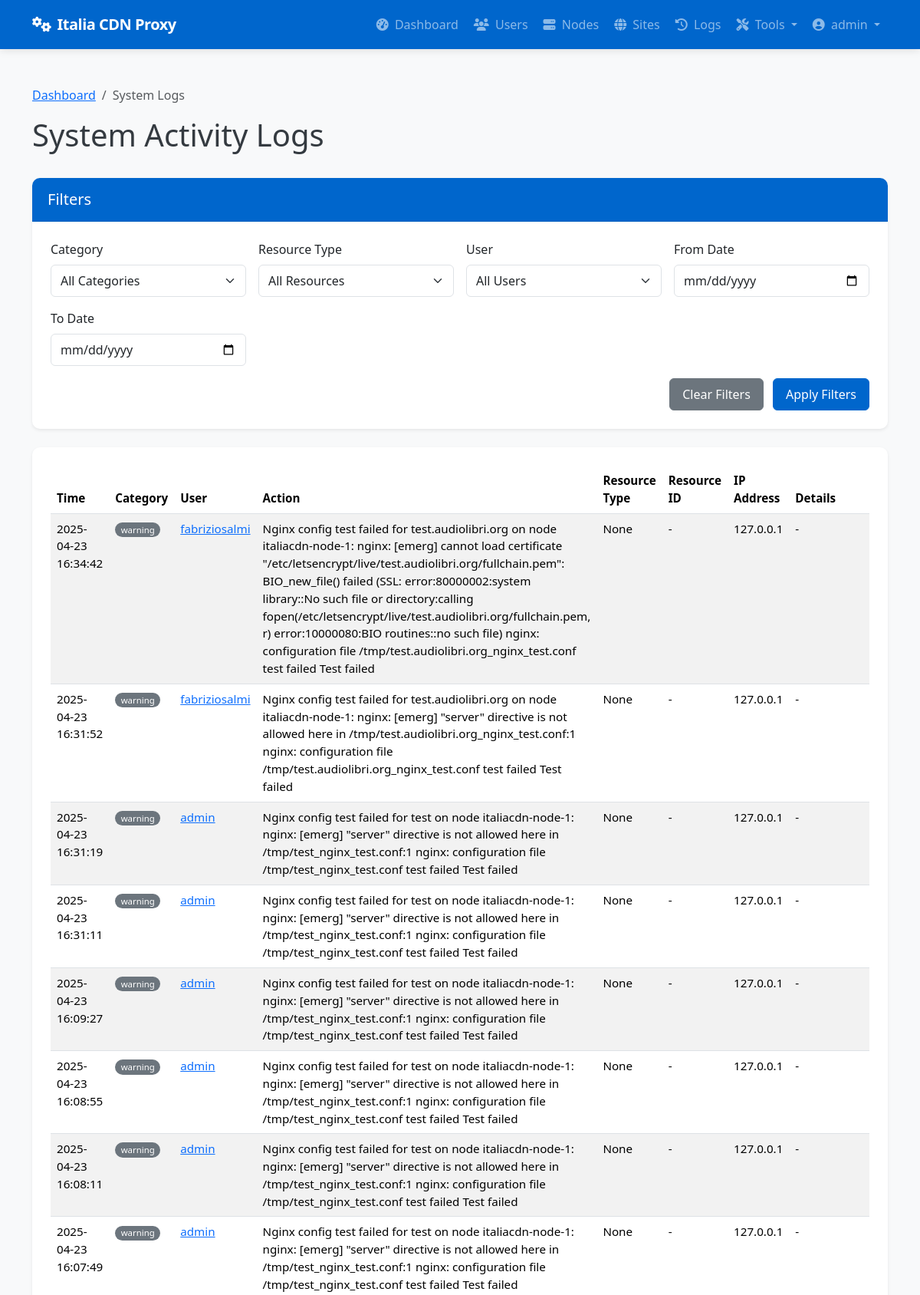
The page /admin/system/logs (signed in, upper part) on the database its author committed.
### app/models/models.py (models this page shows, shortened)
class User(db.Model):
    __tablename__ = 'users'
    id = db.Column(db.Integer, primary_key=True)
    username = db.Column(db.String(64), unique=True, index=True, nullable=False)
    email = db.Column(db.String(120), unique=True, index=True, nullable=False)
    password_hash = db.Column(db.String(128), nullable=False)
    role = db.Column(db.String(20), nullable=False, default='client')  # 'admin' or 'client'
    is_active = db.Column(db.Boolean, default=True)
    created_at = db.Column(db.DateTime, default=datetime.utcnow)
    last_login = db.Column(db.DateTime, nullable=True)
    sites = db.relationship('Site', backref='owner', lazy='dynamic')
    def is_admin(self):
        return self.role == 'admin'

class SystemLog(db.Model):
    __tablename__ = 'system_logs'
    id = db.Column(db.Integer, primary_key=True)
    user_id = db.Column(db.Integer, db.ForeignKey('users.id'), nullable=True)  # Null for system events
    category = db.Column(db.String(32), nullable=False)  # auth, admin, system, security, etc.
    action = db.Column(db.String(64), nullable=False)    # login, logout, create, delete, etc.
    resource_type = db.Column(db.String(32), nullable=True)  # user, node, site, etc.
    resource_id = db.Column(db.Integer, nullable=True)       # ID of the affected resource
    details = db.Column(db.Text, nullable=True)              # Additional details
    ip_address = db.Column(db.String(45), nullable=True)     # IP address of user/system
    created_at = db.Column(db.DateTime, default=datetime.utcnow)
    user = db.relationship('User', backref=db.backref('system_logs', lazy='dynamic'))

### app/controllers/admin.py (the view, shortened to what this page needs)
@admin.route('/system/logs')
@login_required
@admin_required
def system_logs():
    category = request.args.get('category')
    user_id = request.args.get('user_id')
    resource_type = request.args.get('resource_type')
    from_date = request.args.get('from_date')
    to_date = request.args.get('to_date')
    from app.models.models import SystemLog
    query = SystemLog.query
    if category:
        query = query.filter(SystemLog.category == category)
    if user_id:
        query = query.filter(SystemLog.user_id == user_id)
    if resource_type:
        query = query.filter(SystemLog.resource_type == resource_type)
    if from_date:
        try:
            from_datetime = datetime.strptime(from_date, '%Y-%m-%d')
            query = query.filter(SystemLog.created_at >= from_datetime)
        except ValueError:
            pass
    categories = db.session.query(SystemLog.category).distinct().all()
    resource_types = db.session.query(SystemLog.resource_type).distinct().all()
    users = User.query.all()
    page = request.args.get('page', 1, type=int)
    logs = query.order_by(SystemLog.created_at.desc()).paginate(page=page, per_page=50)
    return render_template('admin/system_logs.html',
                          logs=logs,
                          categories=[c[0] for c in categories if c[0]],
                          resource_types=[r[0] for r in resource_types if r[0]],
                          users=users,
                          filters={
                              'category': category,
                              'user_id': user_id,
                              'resource_type': resource_type,
                              'from_date': from_date,
                              'to_date': to_date
                          })

### app/models/__init__.py (called while the page is built)
@login_manager.user_loader
def load_user(user_id):
    return User.query.get(int(user_id))

### app/services/access_control.py (called while the page is built)
def admin_required(f):
    @wraps(f)
    def decorated_function(*args, **kwargs):
        if not current_user.is_admin():
            flash('You need admin privileges to access this page.', 'error')
            return abort(403)
        return f(*args, **kwargs)
    return decorated_function

### app/templates/admin/system_logs.html (shortened to what this page needs)
{% extends 'base.html' %}
{% block content %}
<div class="container py-4">
    <nav aria-label="breadcrumb">
        <ol class="breadcrumb">
            <li class="breadcrumb-item"><a href="{{ url_for('admin.dashboard') }}">Dashboard</a></li>
            <li class="breadcrumb-item active" aria-current="page">System Logs</li>
        </ol>
    </nav>
    <div class="d-flex justify-content-between align-items-center mb-4">
        <h1>System Activity Logs</h1>
    </div>
    <div class="card shadow-sm mb-4">
        <div class="card-header bg-primary text-white">
            <h5 class="card-title mb-0">Filters</h5>
        </div>
        <div class="card-body">
            <form method="GET" action="{{ url_for('admin.system_logs') }}" class="row g-3">
                <div class="col-md-3">
                    <label for="category" class="form-label">Category</label>
                    <select class="form-select" id="category" name="category">
                        <option value="">All Categories</option>
                    </select>
                </div>
                <div class="col-md-3">
                    <label for="resource_type" class="form-label">Resource Type</label>
                    <select class="form-select" id="resource_type" name="resource_type">
                        <option value="">All Resources</option>
                    </select>
                </div>
                <div class="col-md-3">
                    <label for="user_id" class="form-label">User</label>
                    <select class="form-select" id="user_id" name="user_id">
                        <option value="">All Users</option>
                    </select>
                </div>
                <div class="col-md-3">
                    <label for="from_date" class="form-label">From Date</label>
                    <input type="date" class="form-control" id="from_date" name="from_date" value="{{ filters.from_date }}">
                </div>
                <div class="col-md-3">
                    <label for="to_date" class="form-label">To Date</label>
                    <input type="date" class="form-control" id="to_date" name="to_date" value="{{ filters.to_date }}">
                </div>
                <div class="col-md-12 text-end">
                    <a href="{{ url_for('admin.system_logs') }}" class="btn btn-secondary me-2">Clear Filters</a>
                    <button type="submit" class="btn btn-primary">Apply Filters</button>
                </div>
            </form>
        </div>
    </div>
    <div class="card shadow-sm">
        <div class="card-body">
            {% if logs.items %}
                <div class="table-responsive">
                    <table class="table table-striped table-hover">
                        <thead>
                            <tr>
                                <th>Time</th>
                                <th>Category</th>
                                <th>User</th>
                                <th>Action</th>
                                <th>Resource Type</th>
                                <th>Resource ID</th>
                                <th>IP Address</th>
                                <th>Details</th>
                            </tr>
                        </thead>
                        <tbody>
                            {% for log in logs.items %}
                            <tr>
                                <td>{{ log.created_at.strftime('%Y-%m-%d %H:%M:%S') }}</td>
                                <td>
                                    <span class="badge rounded-pill
                                    {% if log.category == 'auth' %}bg-info
                                    {% elif log.category == 'admin' %}bg-primary
                                    {% elif log.category == 'security' %}bg-danger
                                    {% elif log.category == 'system' %}bg-success
                                    {% else %}bg-secondary{% endif %}">
                                        {{ log.category }}
                                    </span>
                                </td>
                                <td>
                                    {% if log.user %}
                                        <a href="{{ url_for('admin.edit_user', user_id=log.user_id) }}">{{ log.user.username }}</a>
                                    {% else %}
                                        <span class="text-muted">System</span>
                                    {% endif %}
                                </td>
                                <td>{{ log.action }}</td>
                                <td>{{ log.resource_type }}</td>
                                <td>
                                    {% if log.resource_type == 'site' and log.resource_id %}
                                        <a href="{{ url_for('admin.view_site', site_id=log.resource_id) }}">{{ log.resource_id }}</a>
                                    {% elif log.resource_type == 'node' and log.resource_id %}
                                        <a href="{{ url_for('admin.view_node', node_id=log.resource_id) }}">{{ log.resource_id }}</a>
                                    {% elif log.resource_type == 'user' and log.resource_id %}
                                        <a href="{{ url_for('admin.edit_user', user_id=log.resource_id) }}">{{ log.resource_id }}</a>
                                    {% else %}
                                        {{ log.resource_id if log.resource_id else '-' }}
                                    {% endif %}
                                </td>
                                <td>{{ log.ip_address or '-' }}</td>
                                <td>
                                    <span class="text-truncate d-inline-block" style="max-width: 300px;" title="{{ log.details }}">
                                        {{ log.details or '-' }}
                                    </span>
                                </td>
                            </tr>
                            {% endfor %}
                        </tbody>
                    </table>
                </div>
            {% else %}
                <div class="alert alert-info mb-0">
                    <i class="fas fa-info-circle me-2"></i> No system logs found matching your criteria.
                </div>
            {% endif %}
        </div>
    </div>
</div>
{% endblock %}

### app/templates/base.html (shortened to what this page needs)
<!DOCTYPE html>
<html lang="en">
<head>
    <link href="https://cdn.jsdelivr.net/npm/bootstrap@5.3.2/dist/css/bootstrap.min.css" rel="stylesheet">
    <link rel="stylesheet" href="https://cdnjs.cloudflare.com/ajax/libs/font-awesome/6.4.2/css/all.min.css">
</head>
<body>
    <header>
        <nav class="navbar navbar-expand-lg navbar-dark bg-primary">
            <div class="container">
                <a class="navbar-brand" href="/">
                    <i class="fas fa-cogs me-2"></i>Italia CDN Proxy
                </a>
                <div class="collapse navbar-collapse" id="navbarNav">
                    <ul class="navbar-nav ms-auto">
                        {% if current_user.is_authenticated %}
                            {% if current_user.is_admin() %}
                                <li class="nav-item">
                                    <a class="nav-link {% if request.endpoint == 'admin.dashboard' %}active{% endif %}" href="{{ url_for('admin.dashboard') }}">
                                        <i class="fas fa-tachometer-alt me-1"></i> Dashboard
                                    </a>
                                </li>
                                <li class="nav-item">
                                    <a class="nav-link {% if 'admin.list_users' in request.endpoint %}active{% endif %}" href="{{ url_for('admin.list_users') }}">
                                        <i class="fas fa-users me-1"></i> Users
                                    </a>
                                </li>
                                <li class="nav-item">
                                    <a class="nav-link {% if 'admin.list_nodes' in request.endpoint %}active{% endif %}" href="{{ url_for('admin.list_nodes') }}">
                                        <i class="fas fa-server me-1"></i> Nodes
                                    </a>
                                </li>
                                <li class="nav-item">
                                    <a class="nav-link {% if 'admin.list_sites' in request.endpoint %}active{% endif %}" href="{{ url_for('admin.list_sites') }}">
                                        <i class="fas fa-globe me-1"></i> Sites
                                    </a>
                                </li>
                                <li class="nav-item">
                                    <a class="nav-link {% if request.endpoint == 'admin.deployment_logs' %}active{% endif %}" href="{{ url_for('admin.deployment_logs') }}">
                                        <i class="fas fa-history me-1"></i> Logs
                                    </a>
                                </li>
                                <li class="nav-item dropdown">
                                    <a class="nav-link dropdown-toggle" href="#" id="adminToolsDropdown" role="button" data-bs-toggle="dropdown" aria-expanded="false">
                                        <i class="fas fa-tools me-1"></i> Tools
                                    </a>
                                </li>
                            {% endif %}
                            <li class="nav-item dropdown">
                                <a class="nav-link dropdown-toggle" href="#" id="userDropdown" role="button" data-bs-toggle="dropdown" aria-expanded="false">
                                    <i class="fas fa-user-circle me-1"></i> {{ current_user.username }}
                                </a>
                            </li>
                        {% endif %}
                    </ul>
                </div>
            </div>
        </nav>
    </header>
    <main>
        {% block content %}{% endblock %}
    </main>
</body>
</html>

### app/templates/base.html (style rules this page uses)
:root { --primary-color: #0066CC; --primary-dark: #0052a3; --success-color: #198754; --info-color: #0dcaf0; --warning-color: #ffc107; --danger-color: #dc3545; }
body { min-height: 100vh; display: flex; flex-direction: column; background-color: #f8f9fa; color: #343a40; }
main { flex: 1; padding: 1.5rem 0; }
.navbar-brand { font-weight: 700; letter-spacing: -0.5px; }
.navbar { box-shadow: 0 2px 10px rgba(0, 0, 0, 0.1); padding: 0.75rem 1rem; }
.nav-link { font-weight: 500; transition: all 0.2s ease; padding: 0.5rem 1rem; border-radius: 4px; margin: 0 0.125rem; }
.card { border-radius: 0.625rem; box-shadow: 0 4px 12px rgba(0, 0, 0, 0.05); border: none; margin-bottom: 1.75rem; overflow: hidden; transition: transform 0.2s, box-shadow 0.2s; }
.card-header { border-bottom: 1px solid rgba(0, 0, 0, 0.075); background-color: #fff; padding: 1rem 1.25rem; font-weight: 600; }
.card-body { padding: 1.5rem; }
.btn { border-radius: 0.375rem; padding: 0.5rem 1rem; font-weight: 500; transition: all 0.2s; }
.btn-primary { background-color: var(--primary-color); border-color: var(--primary-color); }
.bg-primary { background-color: var(--primary-color) !important; }
.table { font-size: 0.95rem; }
.table th { font-weight: 600; border-top: none; }
.table-striped tbody tr:nth-of-type(odd) { background-color: rgba(0, 0, 0, 0.02); }
.badge { font-weight: 500; padding: 0.35em 0.65em; }
.form-control, .form-select { border-radius: 0.375rem; padding: 0.5rem 0.75rem; border-color: #dee2e6; }

### rows shown on the page
User: username "admin"
SystemLog: created_at "2025-04-23 16:34:42", category "warning", user.username "fabriziosalmi", action "Nginx config test failed for test.audiolibri.org on node italiacdn-node-1: nginx: [emerg] cannot load certificate \"/etc/letsencrypt/live/test.audiolibri.org/fullchain.pem\": BIO_new_file() failed (SSL: error:80000002:system library::No such file or directory:calling fopen(/etc/letsencrypt/live/test.audiolibri.org/fullchain.pem, r) error:10000080:BIO routines::no such file) nginx: configuration file /tmp/test.audiolibri.org_nginx_test.conf test failed Test failed", resource_type "None", resource_id "-", ip_address "127.0.0.1", details "-"
SystemLog: created_at "2025-04-23 16:31:52", category "warning", user.username "fabriziosalmi", action "Nginx config test failed for test.audiolibri.org on node italiacdn-node-1: nginx: [emerg] \"server\" directive is not allowed here in /tmp/test.audiolibri.org_nginx_test.conf:1 nginx: configuration file /tmp/test.audiolibri.org_nginx_test.conf test failed Test failed", resource_type "None", resource_id "-", ip_address "127.0.0.1", details "-"
SystemLog: created_at "2025-04-23 16:31:19", category "warning", user.username "admin", action "Nginx config test failed for test on node italiacdn-node-1: nginx: [emerg] \"server\" directive is not allowed here in /tmp/test_nginx_test.conf:1 nginx: configuration file /tmp/test_nginx_test.conf test failed Test failed", resource_type "None", resource_id "-", ip_address "127.0.0.1", details "-"
SystemLog: created_at "2025-04-23 16:31:11", category "warning", user.username "admin", action "Nginx config test failed for test on node italiacdn-node-1: nginx: [emerg] \"server\" directive is not allowed here in /tmp/test_nginx_test.conf:1 nginx: configuration file /tmp/test_nginx_test.conf test failed Test failed", resource_type "None", resource_id "-", ip_address "127.0.0.1", details "-"
SystemLog: created_at "2025-04-23 16:09:27", category "warning", user.username "admin", action "Nginx config test failed for test on node italiacdn-node-1: nginx: [emerg] \"server\" directive is not allowed here in /tmp/test_nginx_test.conf:1 nginx: configuration file /tmp/test_nginx_test.conf test failed Test failed", resource_type "None", resource_id "-", ip_address "127.0.0.1", details "-"
SystemLog: created_at "2025-04-23 16:08:55", category "warning", user.username "admin", action "Nginx config test failed for test on node italiacdn-node-1: nginx: [emerg] \"server\" directive is not allowed here in /tmp/test_nginx_test.conf:1 nginx: configuration file /tmp/test_nginx_test.conf test failed Test failed", resource_type "None", resource_id "-", ip_address "127.0.0.1", details "-"
SystemLog: created_at "2025-04-23 16:08:11", category "warning", user.username "admin", action "Nginx config test failed for test on node italiacdn-node-1: nginx: [emerg] \"server\" directive is not allowed here in /tmp/test_nginx_test.conf:1 nginx: configuration file /tmp/test_nginx_test.conf test failed Test failed", resource_type "None", resource_id "-", ip_address "127.0.0.1", details "-"
SystemLog: created_at "2025-04-23 16:07:49", category "warning", user.username "admin", action "Nginx config test failed for test on node italiacdn-node-1: nginx: [emerg] \"server\" directive is not allowed here in /tmp/test_nginx_test.conf:1 nginx: configuration file /tmp/test_nginx_test.conf test failed Test failed", resource_type "None", resource_id "-", ip_address "127.0.0.1", details "-"
